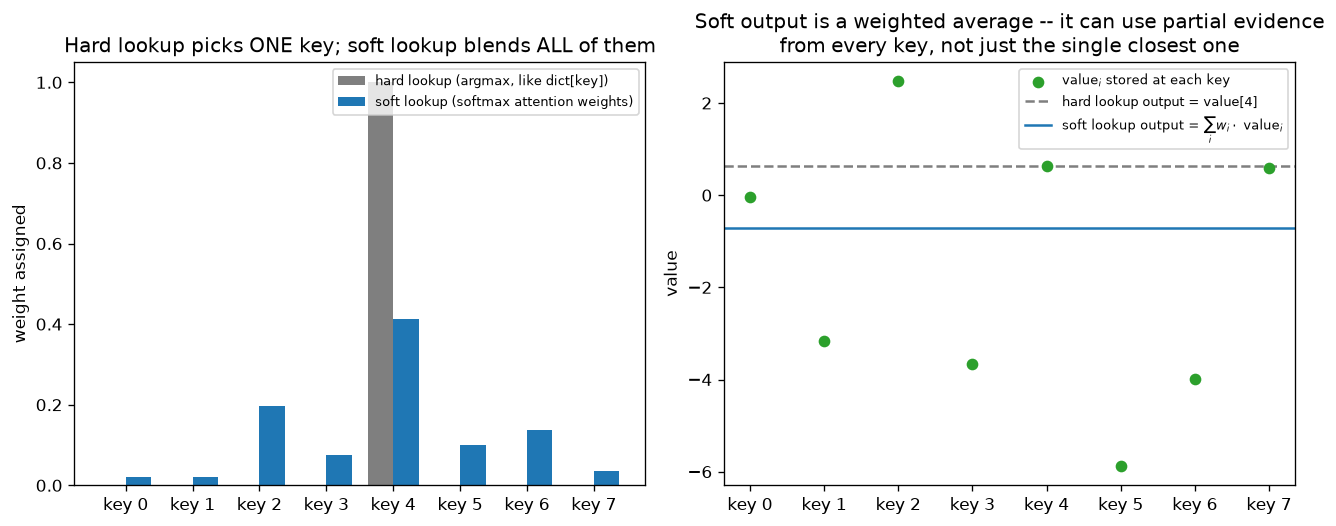

Here is the Python script that generated this plot:
"""
Day 53 -- Attention Intuition (soft lookup)
Two panels: (1) a toy "dictionary lookup" -- one query dot-producted against 8
keys, softmax'd into attention weights, contrasted with what a HARD lookup
(argmax-only, like a Python dict) would do; (2) the resulting soft-lookup
output is a weighted blend of ALL values, not just the winner, and that blend
sits strictly between the value vectors it draws from.
"""
import numpy as np
import matplotlib.pyplot as plt

np.random.seed(42)

# --- Toy "soft dictionary": 8 keys/values, 1 query ---
n_keys = 8
d = 4
keys = np.random.randn(n_keys, d)
values = np.random.randn(n_keys, 1) * 3  # scalar "value" per key, for easy plotting
query = keys[2] + 0.3 * np.random.randn(d)  # query is close to key 2, but not identical

scores = keys @ query  # raw dot-product similarity, pre-softmax
weights = np.exp(scores - scores.max())
weights /= weights.sum()  # softmax -> attention weights, sum to 1

hard_choice = np.argmax(scores)  # what a hash-map / argmax lookup would return
soft_output = weights @ values.flatten()  # weighted blend -- attention's actual output
hard_output = values[hard_choice, 0]

fig, axes = plt.subplots(1, 2, figsize=(11, 4.5))

# --- Left: attention weights vs a hard one-hot lookup ---
ax = axes[0]
x = np.arange(n_keys)
onehot = np.zeros(n_keys)
onehot[hard_choice] = 1.0
width = 0.38
ax.bar(x - width / 2, onehot, width, color="#7f7f7f", label="hard lookup (argmax, like dict[key])")
ax.bar(x + width / 2, weights, width, color="#1f77b4", label="soft lookup (softmax attention weights)")
ax.set_xticks(x)
ax.set_xticklabels([f"key {i}" for i in range(n_keys)])
ax.set_ylabel("weight assigned")
ax.set_title("Hard lookup picks ONE key; soft lookup blends ALL of them")
ax.legend(fontsize=8)

# --- Right: resulting output value -- soft blend sits between the values it drew from ---
ax2 = axes[1]
ax2.scatter(x, values.flatten(), color="#2ca02c", zorder=3, label="value$_i$ stored at each key")
ax2.axhline(hard_output, color="#7f7f7f", linestyle="--", label=f"hard lookup output = value[{hard_choice}]")
ax2.axhline(soft_output, color="#1f77b4", linestyle="-", label="soft lookup output = $\\sum_i w_i \\cdot$ value$_i$")
for xi, wi in zip(x, weights):
    ax2.plot([xi, xi], [0, wi * 0], alpha=0)  # keep axes consistent, no-op draw
ax2.set_xticks(x)
ax2.set_xticklabels([f"key {i}" for i in range(n_keys)])
ax2.set_ylabel("value")
ax2.set_title("Soft output is a weighted average -- it can use partial evidence\nfrom every key, not just the single closest one")
ax2.legend(fontsize=8)

plt.tight_layout()
plt.savefig("graph_DAY_53.png", dpi=120, bbox_inches="tight")
